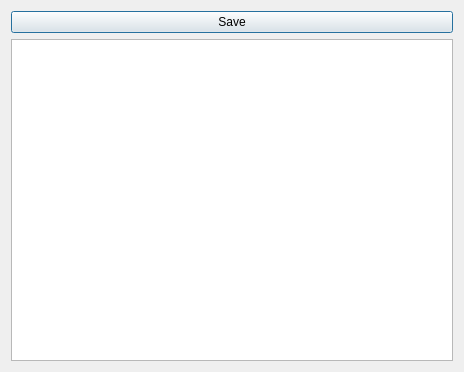
<?xml version="1.0" encoding="UTF-8"?>
<ui version="4.0">
 <class>Dialog</class>
 <widget class="QDialog" name="Dialog">
  <property name="geometry">
   <rect>
    <x>0</x>
    <y>0</y>
    <width>464</width>
    <height>372</height>
   </rect>
  </property>
  <property name="windowTitle">
   <string>Dialog</string>
  </property>
  <layout class="QVBoxLayout" name="verticalLayout">
   <item>
    <widget class="QPushButton" name="pushButton">
     <property name="text">
      <string>Save</string>
     </property>
    </widget>
   </item>
   <item>
    <widget class="QTreeView" name="treeView"/>
   </item>
  </layout>
 </widget>
 <layoutdefault spacing="6" margin="11"/>
 <resources/>
 <connections/>
</ui>
